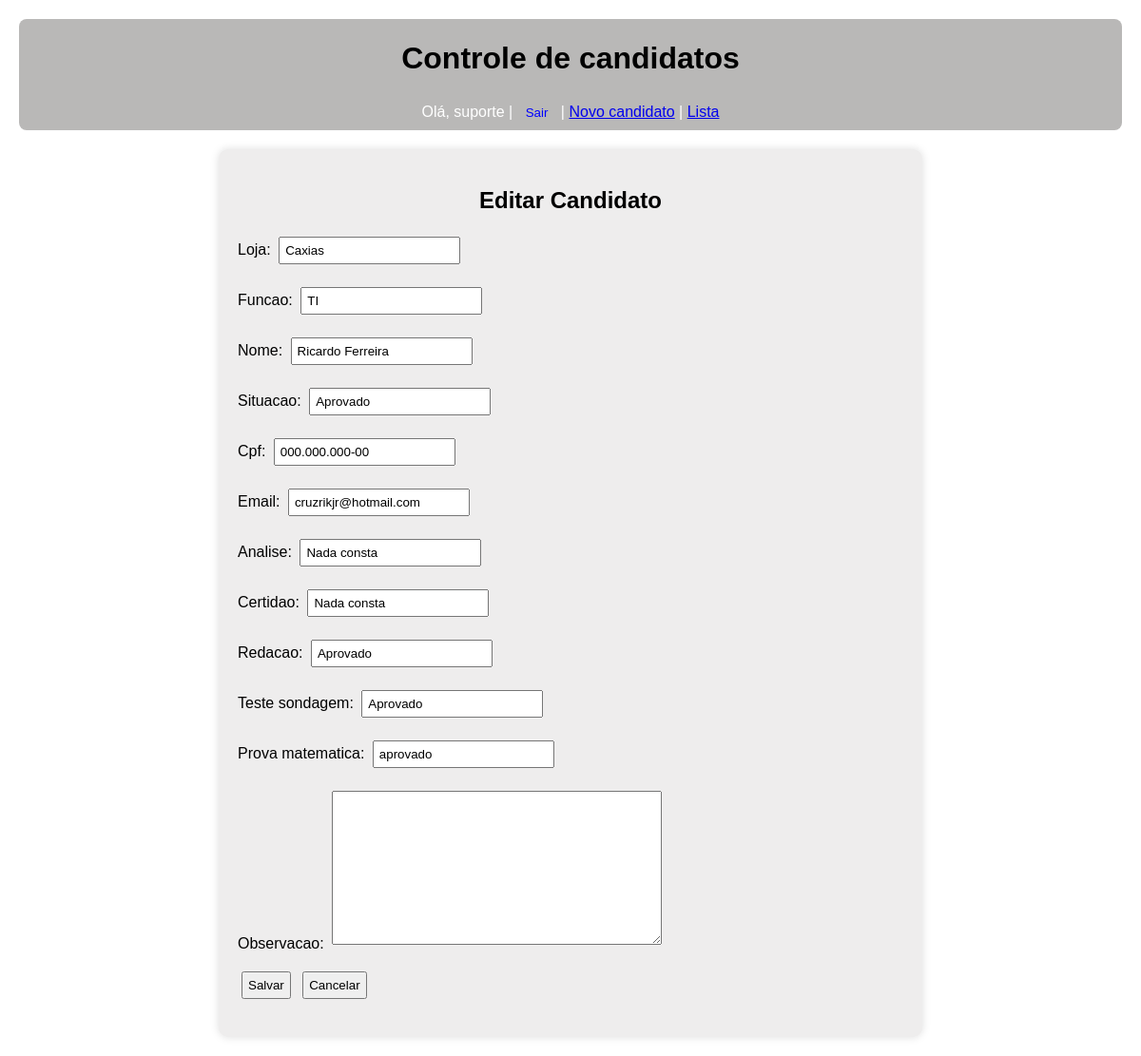
Page /editar/9 (signed in) on the committed database.
### candidatos/models.py (models this page shows, shortened)
class Candidato(models.Model):
    loja = models.CharField(max_length=100, null=True, blank=True)
    funcao = models.CharField(max_length=100,null=True, blank=True)
    nome = models.CharField(max_length=200, null=True, blank=True)
    situacao = models.CharField(max_length=50, null=True, blank=True)
    cpf = models.CharField(max_length=14, null=True, blank=True)
    email = models.EmailField(max_length=155,null=True, blank=True)
    analise = models.CharField(max_length=50, null=True, blank=True)
    certidao = models.CharField(max_length=50,null=True, blank=True)
    redacao = models.CharField(max_length=50,null=True, blank=True)
    teste_sondagem = models.CharField(max_length=255, null=True, blank=True)
    prova_matematica = models.CharField(max_length=50,null=True, blank=True)
    observacao = models.TextField(blank=True)

### candidatos/views.py (the view)
# urls.py: path('editar/<int:pk>', views.editar_candidado, name='editar_candidato'),
@login_required
def editar_candidado(request,pk):
    if not request.user.has_perm('candidatos.change_candidato'):
        return redirect('sem_permissao')
    candidato = get_object_or_404(Candidato, pk=pk)
    if request.method == "POST":
        form = CandidatoForm(request.POST, instance=candidato)
        if form.is_valid():
            form.save()
            return redirect('index')
    else:
        form = CandidatoForm(instance=candidato)
    return render(request, 'candidatos/form.html', {"form":form, "titulo": "Editar Candidato"})

### candidatos/forms.py
class CandidatoForm(forms.ModelForm):
    class Meta:
        model = Candidato
        fields = "__all__"

### candidatos/templates/candidatos/form.html (shortened to what this page needs)
{% extends "candidatos/base.html" %}
{% block content %}
{% load static %}
<link rel="stylesheet" href="{% static '/css/form.css' %}">
<div class="form-container">
    <h2 >{{ titulo }}</h2>
    <form method="POST">
        {{form.as_p}}
        <button type="submit">Salvar</button>
        <a href="{% url 'index' %}"> <button type = "button"> Cancelar </button> </a>
    </form>
</div>
{% endblock  %}

### candidatos/templates/candidatos/base.html (shortened to what this page needs)
<html>
<head>
    {% load static %}
    <link rel="stylesheet" href="{% static '/css/estilo.css' %}">
</head>
<body>
    <header>
        <h1>Controle de candidatos</h1>
        {% if user.is_authenticated %}
        Olá, {{ user.username }} |
        <form action="{% url 'logout' %}" method="post" style="display:inline;">
    <button type="submit" style="background:none;border:none;color:blue;cursor:pointer;">
        Sair
    </button>
</form>
        {% if perms.candidatos.add_candidato %}
        | <a href="{% url 'novo_candidato' %}">Novo candidato</a>
        {% endif %}
        {% if perms.candidatos.view_candidato %}
        | <a href="{% url 'index' %}">Lista</a>
        {% endif %}
        {% endif %}
    </header>
    <main class="container">
        {% block content %}
        {% endblock %}
    </main>
</body>
</html>

### candidatos/static/css/estilo.css (style rules this page uses)
:root { --color1: #b9b8b7; --color2: #cbcac9; --color3: #dcdcdb; --color4: #eeeded; --color5: #ffffff; --black: #000; }
body { font-family: Arial, sans-serif; margin: 20px; }
header { background-color:var(--color1); padding: 2px; color:var(--color5); text-align: center; border-radius: 8px; }
header h1 { color: black; }
input, select, button, textarea { padding: 5px; margin: 4px; }

### candidatos/static/css/form.css (style rules this page uses)
:root { --color1: #b9b8b7; --color2: #cbcac9; --color3: #dcdcdb; --color4: #eeeded; --color5: #ffffff; --black: #000; }
.form-container { max-width: 700px; margin: 20px auto; padding: 20px; background: var(--color4); border-radius: 10px; box-shadow: 0 0 10px #00000022; font-family: Arial, sans-serif; }
.form-container h2 { text-align: center; margin-bottom: 20px; }

### rows in the picture
Candidato: loja "Caxias", funcao "TI", nome "Ricardo Ferreira", situacao "Aprovado", cpf "000.000.000-00", email "cruzrikjr@hotmail.com", analise "Nada consta", certidao "Nada consta", redacao "Aprovado", teste_sondagem "Aprovado", prova_matematica "aprovado"

### other values in the picture
{{ user.username }} "suporte"
{{ titulo }} "Editar Candidato"
